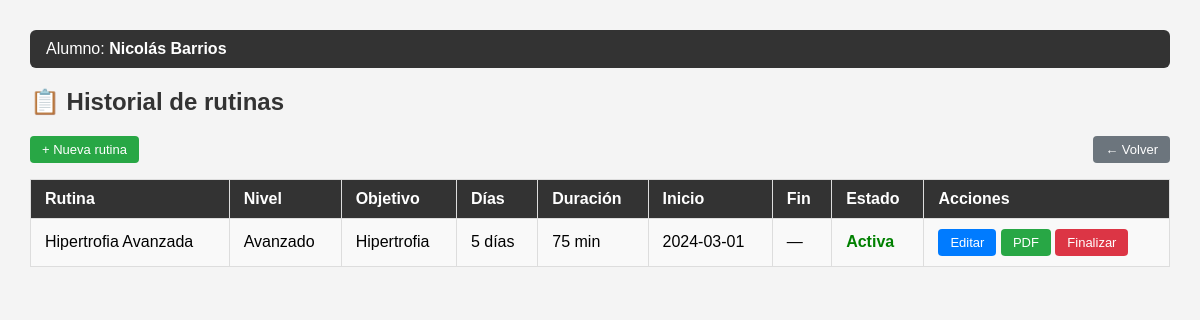
The app's page /historial.php?id_alumno=3 with its own data.
### tables this page shows
CREATE TABLE `alumno` (
  `id_alumno`         int(11)      NOT NULL AUTO_INCREMENT,
  `nombre`            varchar(100) NOT NULL,
  `apellido`          varchar(100) NOT NULL,
  `email`             varchar(150) NOT NULL,
  `fecha_nacimiento`  date         DEFAULT NULL,
  `telefono`          varchar(50)  DEFAULT NULL,
  `perfil_fisico`     longtext DEFAULT NULL CHECK (json_valid(`perfil_fisico`)),
  `fecha_inscripcion` date         DEFAULT NULL,
  `estado`            enum('activo','inactivo','suspendido') DEFAULT 'activo',
  PRIMARY KEY (`id_alumno`),
  UNIQUE KEY `email` (`email`)
);

CREATE TABLE `alumno_rutina` (
  `id_alumno`    int(11) NOT NULL,
  `id_rutina`    int(11) NOT NULL,
  `fecha_inicio` date    NOT NULL,
  `fecha_fin`    date    DEFAULT NULL,
  `estado`       enum('activa','finalizada','pausada') DEFAULT 'activa',
  PRIMARY KEY (`id_alumno`, `id_rutina`, `fecha_inicio`),
  KEY `id_rutina` (`id_rutina`),
  CONSTRAINT `alumno_rutina_ibfk_1` FOREIGN KEY (`id_alumno`) REFERENCES `alumno`  (`id_alumno`) ON DELETE CASCADE,
  CONSTRAINT `alumno_rutina_ibfk_2` FOREIGN KEY (`id_rutina`) REFERENCES `rutina`  (`id_rutina`) ON DELETE CASCADE
);

CREATE TABLE `rutina` (
  `id_rutina`    int(11)      NOT NULL AUTO_INCREMENT,
  `nombre`       varchar(150) NOT NULL,
  `descripcion`  text         DEFAULT NULL,
  `nivel`        enum('principiante','intermedio','avanzado') DEFAULT NULL,
  `duracion_min` int(11)      DEFAULT NULL,
  `objetivo`     enum('perdida_peso','hipertrofia','resistencia','movilidad') DEFAULT NULL,
  `cant_dias`    int(11)      NOT NULL DEFAULT 3,
  PRIMARY KEY (`id_rutina`)
);

### historial.php (the view, shortened to what this page needs)
<?php
require 'db.php';
$id_alumno = isset($_GET['id_alumno']) ? (int)$_GET['id_alumno'] : 0;
$stmt = $conn->prepare("SELECT * FROM alumno WHERE id_alumno = ?");
$stmt->bind_param('i', $id_alumno);
$stmt->execute();
$alumno = $stmt->get_result()->fetch_assoc();
$stmt = $conn->prepare("
    SELECT ar.*, r.nombre, r.nivel, r.objetivo, r.duracion_min, r.cant_dias
    FROM alumno_rutina ar
    JOIN rutina r ON ar.id_rutina = r.id_rutina
    WHERE ar.id_alumno = ?
    ORDER BY ar.fecha_inicio DESC
");
$stmt->bind_param('i', $id_alumno);
$stmt->execute();
$rutinas = $stmt->get_result();
?>
<!DOCTYPE html>
<html lang="es">
<head>
</head>
<body>
<div class="alumno-header">
    Alumno: <strong><?= htmlspecialchars($alumno['nombre'] . ' ' . $alumno['apellido']) ?></strong>
</div>
<h2>📋 Historial de rutinas</h2>
<div class="actions-top">
    <a href="rutina_form.php?id_alumno=<?= $id_alumno ?>" class="btn btn-green">+ Nueva rutina</a>
    <a href="index.php" class="btn btn-gray">← Volver</a>
</div>
<?php if ($rutinas->num_rows === 0): ?>
    <p>Este alumno no tiene rutinas registradas todavía.</p>
<?php else: ?>
<table>
    <tr>
        <th>Rutina</th>
        <th>Nivel</th>
        <th>Objetivo</th>
        <th>Días</th>
        <th>Duración</th>
        <th>Inicio</th>
        <th>Fin</th>
        <th>Estado</th>
        <th>Acciones</th>
    </tr>
    <?php while ($r = $rutinas->fetch_assoc()): ?>
    <tr>
        <td><?= htmlspecialchars($r['nombre']) ?></td>
        <td><?= ucfirst($r['nivel']) ?></td>
        <td><?= str_replace('_', ' ', ucfirst($r['objetivo'])) ?></td>
        <td><?= $r['cant_dias'] ?> días</td>
        <td><?= $r['duracion_min'] ?> min</td>
        <td><?= $r['fecha_inicio'] ?></td>
        <td><?= $r['fecha_fin'] ?? '—' ?></td>
        <td><span class="badge-<?= $r['estado'] ?>"><?= ucfirst($r['estado']) ?></span></td>
        <td>
            <?php if ($r['estado'] === 'activa'): ?>
                <a href="rutina_form.php?id_alumno=<?= $id_alumno ?>&id_rutina=<?= $r['id_rutina'] ?>" class="btn btn-blue">Editar</a>
                <a href="rutina_pdf.php?id_alumno=<?= $id_alumno ?>&id_rutina=<?= $r['id_rutina'] ?>" class="btn btn-green">PDF</a>
                <a href="rutina_delete.php?id_alumno=<?= $id_alumno ?>&id_rutina=<?= $r['id_rutina'] ?>"
                   class="btn btn-red"
                   onclick="return confirm('¿Finalizar esta rutina y pasarla al historial?')">Finalizar</a>
            <?php else: ?>
                <a href="rutina_pdf.php?id_alumno=<?= $id_alumno ?>&id_rutina=<?= $r['id_rutina'] ?>" class="btn btn-green">PDF</a>
            <?php endif; ?>
        </td>
    </tr>
    <?php endwhile; ?>
</table>
<?php endif; ?>
</body>
</html>

### historial.php (style rules this page uses)
body { font-family: Arial, sans-serif; margin: 30px; background: #f4f4f4; }
h2 { color: #333; }
.alumno-header { background: #333; color: #fff; padding: 10px 16px; border-radius: 6px; margin-bottom: 20px; }
table { width: 100%; border-collapse: collapse; background: #fff; }
th, td { padding: 10px 14px; border: 1px solid #ddd; text-align: left; }
th { background: #333; color: #fff; }
tr:nth-child(even) { background: #f9f9f9; }
.badge-activa { color: green; font-weight: bold; }
a { color: #0066cc; text-decoration: none; }
.btn { display: inline-block; padding: 6px 12px; border-radius: 4px; font-size: 13px; }
.btn-blue { background: #007bff; color: #fff; }
.btn-red { background: #dc3545; color: #fff; }
.btn-green { background: #28a745; color: #fff; }
.btn-gray { background: #6c757d; color: #fff; }
.actions-top { display: flex; justify-content: space-between; align-items: center; margin-bottom: 16px; }

### records on screen
alumno: nombre+apellido "Nicolás Barrios"
alumno_rutina: id_rutina.nombre "Hipertrofia Avanzada", id_rutina.nivel "Avanzado", id_rutina.objetivo "Hipertrofia", id_rutina.cant_dias "5", id_rutina.duracion_min "75", fecha_inicio "2024-03-01", fecha_fin "—", estado "Activa"
